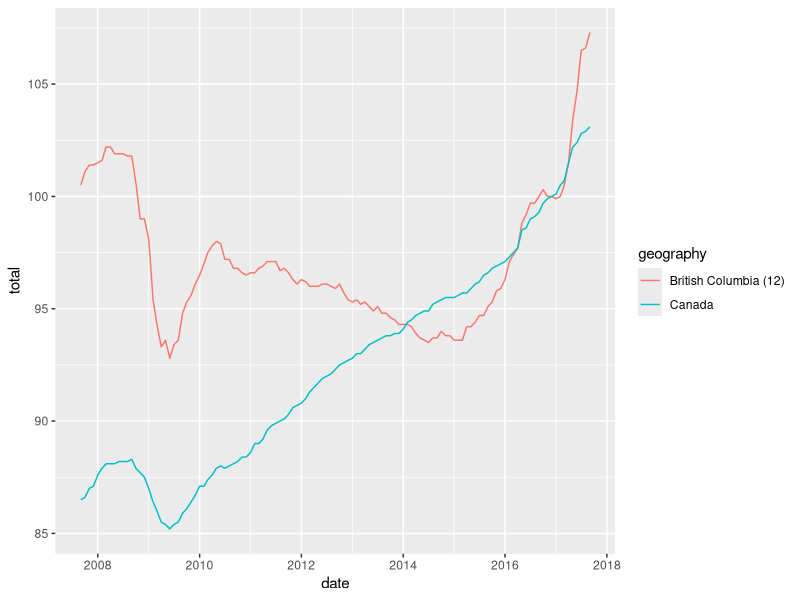
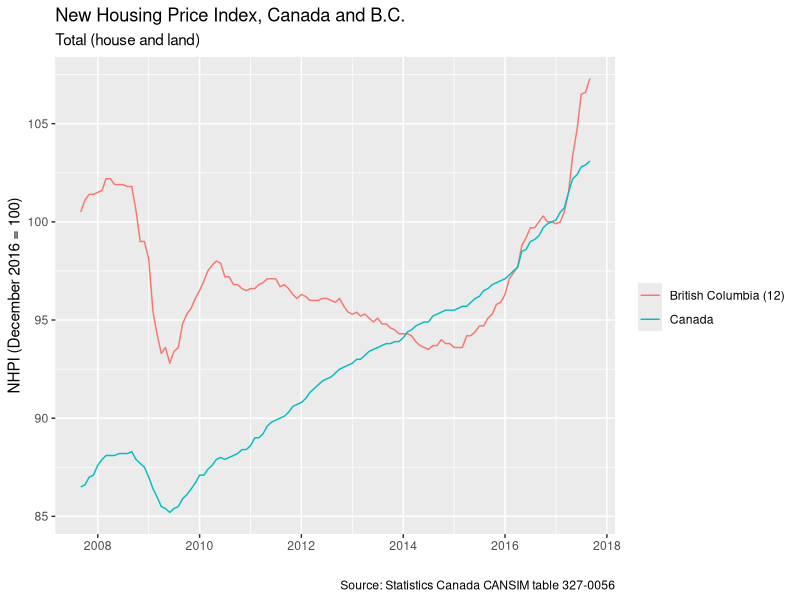
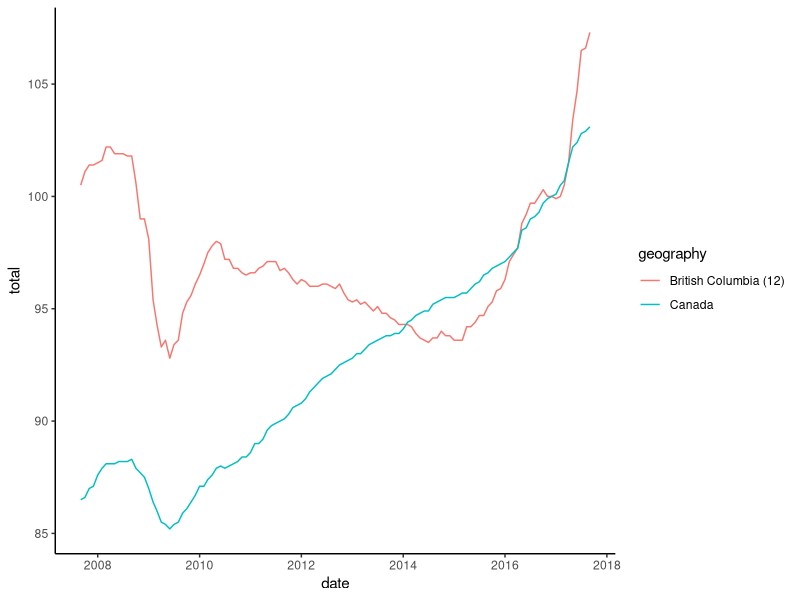
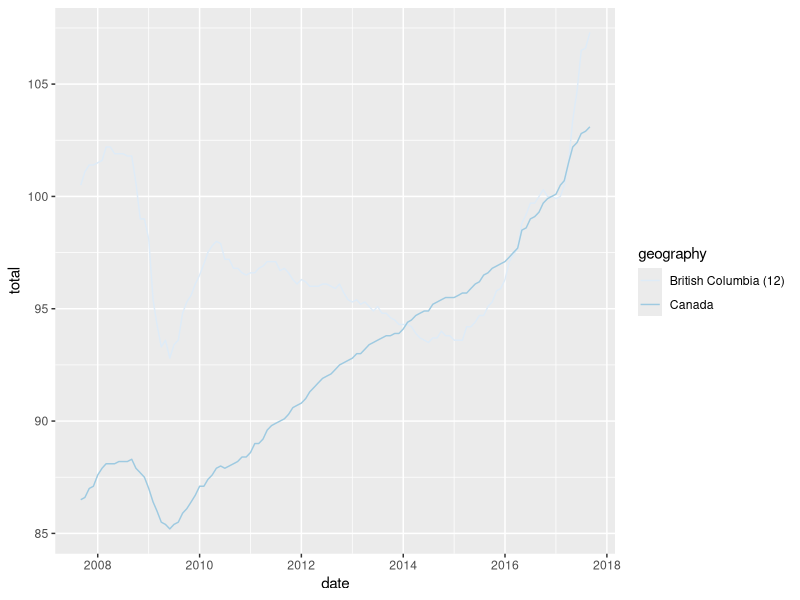
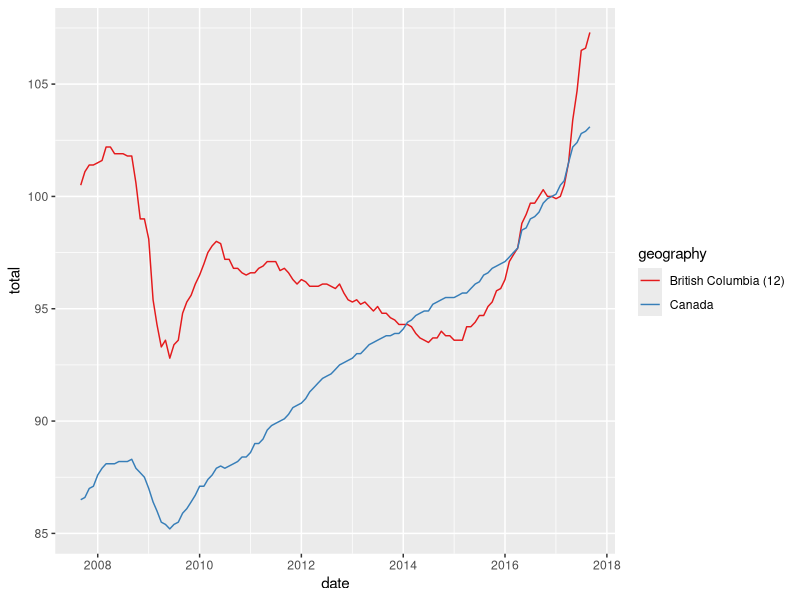
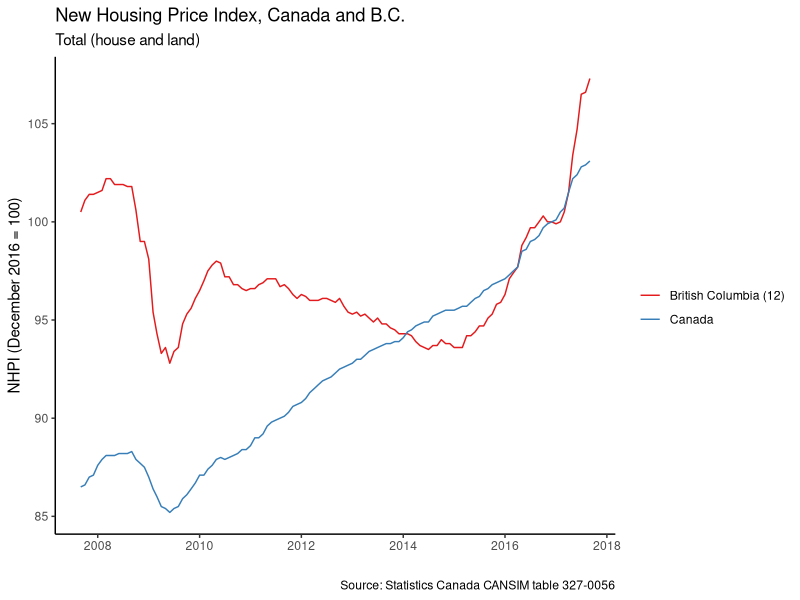
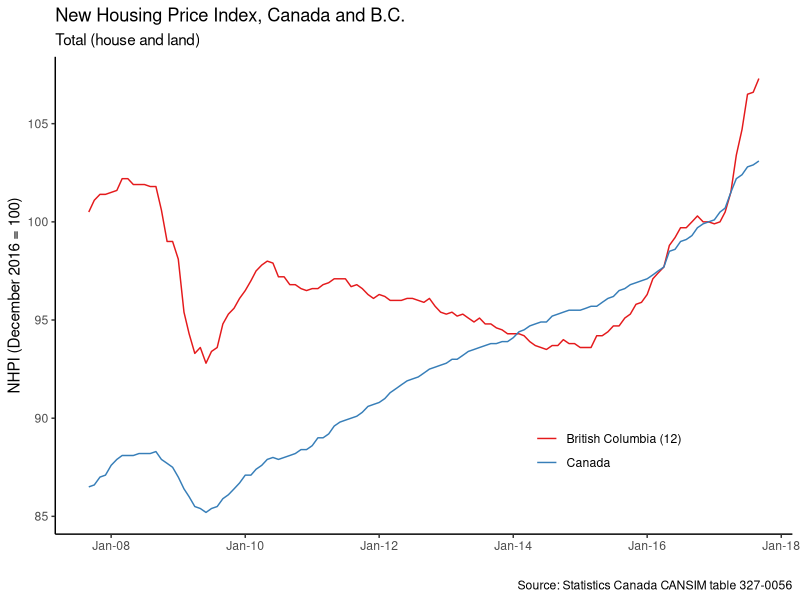

Write R code to recreate these figures, in order.
## ---- chunk 1
library(tidyverse)
housing <- read_csv("data/housing_bc.csv")

diamonds_plot <- ggplot(data = diamonds) +
  geom_bar(mapping = aes(x = cut, fill = clarity)) 
## ---- chunk 2
basic_plot <- housing %>%
  filter(geography %in% c("Canada", "British Columbia (12)")) %>%
  ggplot(mapping = aes(x = date, y = total)) +
    geom_line(aes(color = geography))
basic_plot
## ---- chunk 3
basic_plot + 
  labs(title = "New Housing Price Index, Canada and B.C.",
       subtitle = "Total (house and land)",
       x = "",
       y = "NHPI (December 2016 = 100)",
       color = "",
       caption = "Source: Statistics Canada CANSIM table 327-0056"
  )
## ---- chunk 4
basic_plot + theme_classic()
## ---- chunk 5
basic_plot + scale_color_brewer()
## ---- chunk 6
basic_plot + scale_color_brewer(palette = "Set1")
## ---- chunk 7
basic_plot +
  labs(title = "New Housing Price Index, Canada and B.C.",
       subtitle = "Total (house and land)",
       x = "",
       y = "NHPI (December 2016 = 100)",
       color = "",
       caption = "Source: Statistics Canada CANSIM table 327-0056"
  ) + 
  theme_classic() + 
  scale_color_brewer(palette = "Set1")
## ---- chunk 8
basic_plot +
  labs(title = "New Housing Price Index, Canada and B.C.",
       subtitle = "Total (house and land)",
       x = "",
       y = "NHPI (December 2016 = 100)",
       color = "",
       caption = "Source: Statistics Canada CANSIM table 327-0056"
  ) + 
  theme_classic() + 
  scale_color_brewer(palette = "Set1") +
  scale_x_datetime(date_labels = "%b-%y") +
  theme(legend.position = c(0.75, 0.2))
